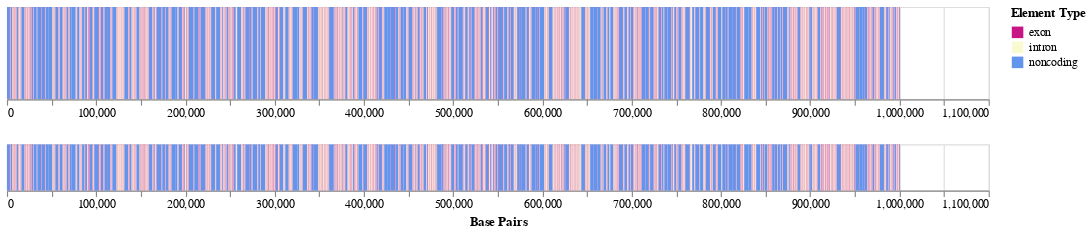

The code cell stored with this chart in its notebook:
### Markdown cell above
### Interactive Plot
You can use the `review()` function to generate an interactive plot to inspect your chromosome structure further. Draw a region on the bottom plot to view that region in the top plot.

### Code cell
final_chromosome.review("interactive")

### Figure 1 — Vega-Lite specification as saved in the notebook (floating-point values rounded to 4 significant figures; data arrays with more than 128 entries replaced by an {"elided": "..."} marker saying what was removed)
{"config": {"view": {"continuousWidth": 400, "continuousHeight": 300}}, "vconcat": [{"mark": "rect", "encoding": {"color": {"type": "nominal", "field": "Element Type", "scale": {"domain": ["exon", "intron", "noncoding"], "range": ["mediumvioletred", "lightgoldenrodyellow", "cornflowerblue"]}}, "tooltip": [{"type": "nominal", "field": "Element Type", "title": "Element Type"}, {"type": "quantitative", "field": "x1", "title": "Start"}, {"type": "quantitative", "field": "x2", "title": "Stop"}, {"type": "quantitative", "field": "length", "title": "Length"}], "x": {"type": "quantitative", "field": "x1", "scale": {"domain": {"selection": "selector001"}}, "title": null}, "x2": {"field": "x2"}, "y": {"type": "quantitative", "axis": null, "field": "y1"}, "y2": {"field": "y2"}}, "height": 80, "selection": {"selector001": {"type": "interval", "encodings": ["x"], "mark": {"fill": "red", "fillOpacity": 0.7}}}, "width": 850}, {"mark": "rect", "encoding": {"color": {"type": "nominal", "field": "Element Type", "scale": {"domain": ["exon", "intron", "noncoding"], "range": ["mediumvioletred", "lightgoldenrodyellow", "cornflowerblue"]}}, "tooltip": [{"type": "nominal", "field": "Element Type", "title": "Element Type"}, {"type": "quantitative", "field": "x1", "title": "Start"}, {"type": "quantitative", "field": "x2", "title": "Stop"}, {"type": "quantitative", "field": "length", "title": "Length"}], "x": {"type": "quantitative", "axis": {"title": "Base Pairs"}, "field": "x1"}, "x2": {"field": "x2"}, "y": {"type": "quantitative", "axis": null, "field": "y1"}, "y2": {"field": "y2"}}, "height": 40, "selection": {"selector001": {"type": "interval", "encodings": ["x"], "mark": {"fill": "red", "fillOpacity": 0.7}}}, "width": 850}], "data": {"name": "data-d773a75f20e1dd0abfcbbc55c98dee1a"}, "$schema": "https://vega.github.io/schema/vega-lite/v4.8.1.json", "datasets": {"data-d773a75f20e1dd0abfcbbc55c98dee1a": {"elided": "1665 records"}}}
